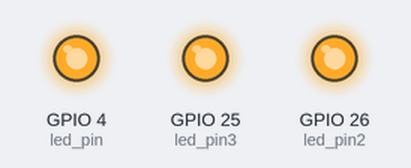
A program run on a simulated ESP32 board running MicroPython. Parts: output pins drawn as LEDs (lit = HIGH).

Above: at 0.5 s.
At 3.5 s:
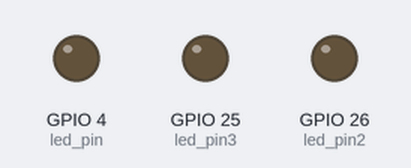
Timing chart, 0 to 4.6 s (numbered marks = the images above):
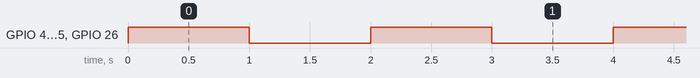

Measured:
- by itself, GPIO 4 (led_pin), GPIO 25 (led_pin3), GPIO 26 (led_pin2): alternates HIGH for 1.0 s and LOW for 1.0 s

The program:

blink.py
```python
'''
file: blink.py
author: Cesar Bautista
version: 0.0.1
revision: 0.0.1
context: This code is a basic configuration of three RGB Led's
'''
import machine
import time

led_pin = machine.Pin(4, machine.Pin.OUT)
led_pin2 = machine.Pin(26, machine.Pin.OUT)
led_pin3 = machine.Pin(25, machine.Pin.OUT)


def loop():
     while True:
        led_pin.on()
        led_pin2.on()
        led_pin3.on()
        time.sleep(1)
        led_pin.off()
        led_pin2.off()
        led_pin3.off()
        time.sleep(1)

loop()
```
